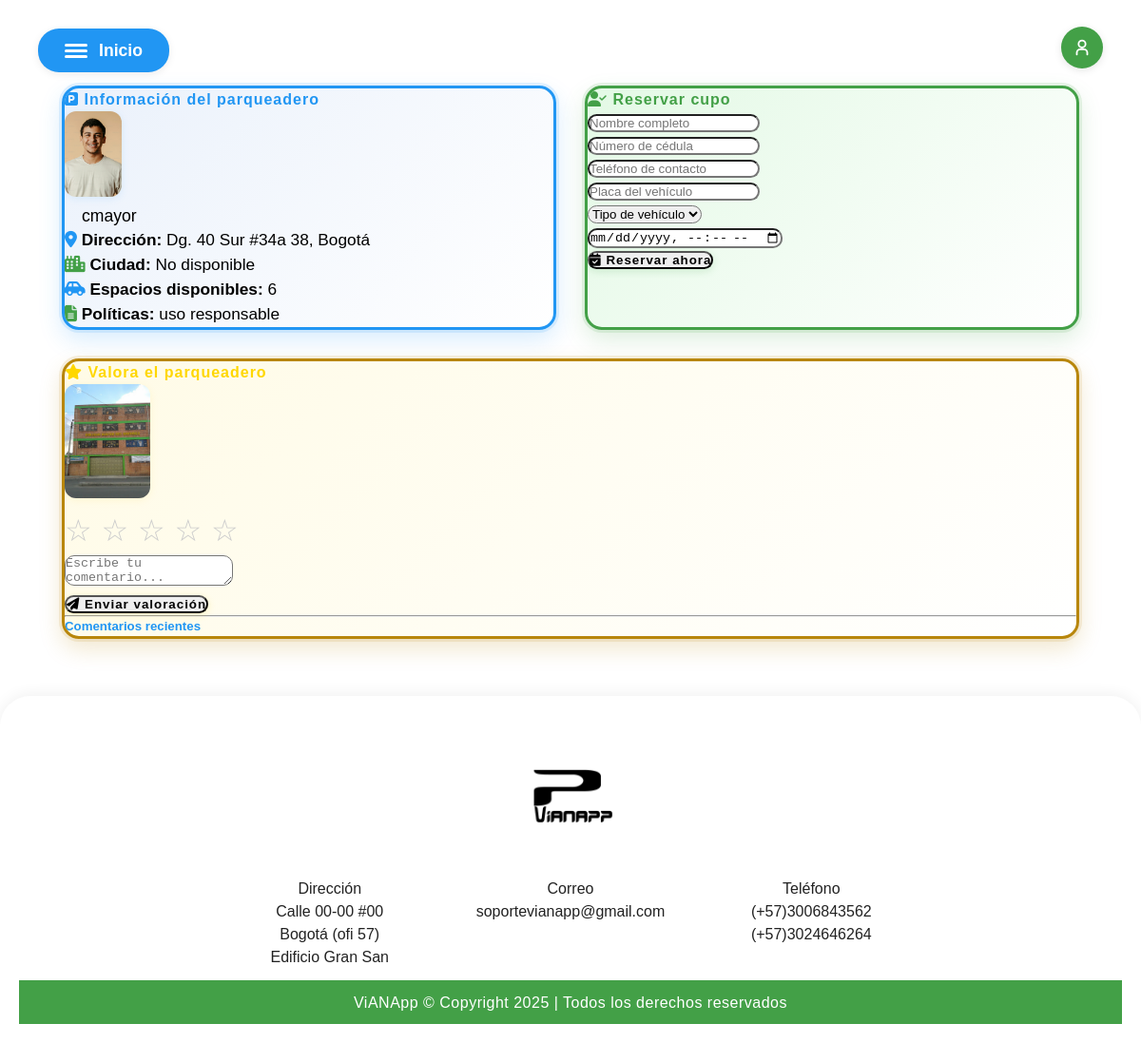
Page /reservarcliente/4/ (signed in) on the committed database.
### core/models.py (models this page shows, shortened)
class ParqueaderoPrivado(models.Model):
    nombre_dueno = models.CharField(max_length=100)
    documento_tipo = models.CharField(max_length=20)
    documento_numero = models.CharField(max_length=30)
    telefono = models.CharField(max_length=20)
    email = models.EmailField()
    direccion = models.CharField(max_length=200)
    nombre_comercial = models.CharField(max_length=100, blank=True, null=True)
    espacios = models.PositiveIntegerField()
    tipos_vehiculos = models.CharField(max_length=100)  # Coma separados
    latitud = models.DecimalField(max_digits=9, decimal_places=6, blank=True, null=True)
    longitud = models.DecimalField(max_digits=9, decimal_places=6, blank=True, null=True)
    politicas = models.TextField(blank=True, null=True)
    foto_dueno = models.ImageField(upload_to='duenos_fotos/')
    foto_parqueadero = models.ImageField(upload_to='parqueaderos_fotos/')

### core/views.py (the view)
# urls.py: path('reservarcliente/<int:pk>/', views.reservarcliente_view, name='reservarcliente'),
@login_required
def reservarcliente_view(request, pk):
    if not hasattr(request.user, 'profile') or request.user.profile.rol != 'cliente':
        messages.error(request, 'Inicia sesión como cliente para reservar un cupo.')
        return redirect('landing_page')
    parqueadero = get_object_or_404(ParqueaderoPrivado, pk=pk)
    return render(request, 'core/reservarcliente.html', {'parqueadero': parqueadero})

### core/templates/core/reservarcliente.html (shortened to what this page needs)
{% extends 'core/base.html' %}
{% block content %}
<div class="layout-container">
    <div class="info-card card shadow-sm">
        <div class="card-body">
            <h4 class="card-title mb-3" style="color:#2196f3;font-weight:800;letter-spacing:1px;">
                <i class="fas fa-parking"></i> Información del parqueadero
            </h4>
            <div class="d-flex align-items-center mb-3">
                <img src="{{ parqueadero.foto_dueno.url }}" alt="Foto dueño"
                     class="img-fluid rounded"
                     style="max-height:90px;object-fit:cover;border-radius:12px;box-shadow:0 2px 8px rgba(33,150,243,0.10);margin-right:18px;">
                <div>
                    <span class="badge bg-success mb-2" style="font-size:1.1rem;padding:8px 18px;border-radius:12px;">
                        {{ parqueadero.nombre_comercial }}
                    </span>
                </div>
            </div>
            <ul class="list-group list-group-flush mb-3" style="background:transparent;">
                <li class="list-group-item" style="background:transparent;border:none;padding-left:0;font-size:1.08rem;">
                    <i class="fas fa-map-marker-alt" style="color:#2196f3;"></i>
                    <strong>Dirección:</strong> {{ parqueadero.direccion }}
                </li>
                <li class="list-group-item" style="background:transparent;border:none;padding-left:0;font-size:1.08rem;">
                    <i class="fas fa-city" style="color:#43a047;"></i>
                    <strong>Ciudad:</strong> {{ parqueadero.ciudad|default:"No disponible" }}
                </li>
                <li class="list-group-item" style="background:transparent;border:none;padding-left:0;font-size:1.08rem;">
                    <i class="fas fa-car-side" style="color:#2196f3;"></i>
                    <strong>Espacios disponibles:</strong> {{ parqueadero.espacios }}
                </li>
                <li class="list-group-item" style="background:transparent;border:none;padding-left:0;font-size:1.08rem;">
                    <i class="fas fa-file-alt" style="color:#43a047;"></i>
                    <strong>Políticas:</strong> {{ parqueadero.politicas|default:"No disponible" }}
                </li>
            </ul>
        </div>
    </div>
    <div class="card shadow-sm reserva-card">
        <div class="card-body">
            <h4 class="card-title mb-3" style="color:#43a047;font-weight:800;letter-spacing:1px;">
                <i class="fas fa-user-check"></i> Reservar cupo
            </h4>
            <form id="reservaForm" autocomplete="off">
                <div class="mb-2">
                    <input type="text" class="form-control" name="nombre" placeholder="Nombre completo" required style="border-radius:10px;">
                </div>
                <div class="mb-2">
                    <input type="text" class="form-control" name="cedula" placeholder="Número de cédula" required style="border-radius:10px;">
                </div>
                <div class="mb-2">
                    <input type="tel" class="form-control" name="telefono" placeholder="Teléfono de contacto" required style="border-radius:10px;">
                </div>
                <div class="mb-2">
                    <input type="text" class="form-control" name="placa" placeholder="Placa del vehículo" required style="border-radius:10px;">
                </div>
                <div class="mb-2">
                    <select class="form-control" name="tipo_vehiculo" required style="border-radius:10px;">
                        <option value="">Tipo de vehículo</option>
                    </select>
                </div>
                <div class="mb-2">
                    <input type="datetime-local" class="form-control" name="fecha_hora" required style="border-radius:10px;">
                </div>
                <button type="submit" class="btn btn-success btn-sm w-100"
                        style="font-weight:700;letter-spacing:1px;border-radius:10px;box-shadow:0 2px 8px #43a04733;">
                    <i class="fas fa-calendar-check"></i> Reservar ahora
                </button>
            </form>
        </div>
    </div>
    <div class="card shadow-sm valoracion-card">
        <div class="card-body text-center">
            <h4 class="card-title mb-3" style="color:#FFD700;font-weight:800;letter-spacing:1px;">
                <i class="fas fa-star"></i> Valora el parqueadero
            </h4>
            <img src="{{ parqueadero.foto_parqueadero.url }}" alt="Foto parqueadero"
                 class="img-fluid rounded mb-3"
                 style="max-height:120px;object-fit:cover;border-radius:12px;box-shadow:0 2px 8px rgba(255,193,7,0.10);">
            <div id="rating" class="mb-3" style="font-size:2.2rem;">
                {% for i in "12345" %}
                <span class="star" data-value="{{ forloop.counter }}"
                      style="cursor:pointer;transition:color 0.2s;">&#9734;</span>
                {% endfor %}
            </div>
            <form id="commentForm" autocomplete="off">
                <div class="mb-2">
                    <textarea id="commentText" class="form-control" rows="2" placeholder="Escribe tu comentario..." style="border-radius:10px;"></textarea>
                </div>
                <button type="submit" class="btn btn-warning btn-sm w-100"
                        style="font-weight:700;letter-spacing:1px;border-radius:10px;box-shadow:0 2px 8px #FFD70033;">
                    <i class="fas fa-paper-plane"></i> Enviar valoración
                </button>
            </form>
            <hr>
            <h5 class="mt-3" style="color:#2196f3;font-weight:700;">Comentarios recientes</h5>
        </div>
    </div>
</div>
<link rel="stylesheet" href="https://cdnjs.cloudflare.com/ajax/libs/font-awesome/6.4.0/css/all.min.css" />
{% endblock %}

### core/static/core/style.css (style rules this page uses)
* { margin: 0; padding: 0; box-sizing: border-box; }
body { font-family: Arial, sans-serif; line-height: 1.5; }

### core/templates/core/reservarcliente.html (style rules this page uses)
.layout-container { display: grid; grid-template-columns: 1fr 1fr; grid-template-areas: "info reserva" "valoracion valoracion"; gap: 30px; max-width: 1100px; margin: 90px auto 40px; padding: 0 15px; }
.info-card { grid-area: info; border-radius: 18px; background: linear-gradient(135deg,#eaf1fb,#fff); border: 3px solid #2196f3; }
.reserva-card { grid-area: reserva; border-radius: 18px; background: linear-gradient(135deg,#e3f9e5,#fff); border: 3px solid #43a047; }
.valoracion-card { grid-area: valoracion; border-radius: 18px; background: linear-gradient(135deg,#fffbe6,#fff); border: 3px solid #b8860b; }
.info-card { border: 3px solid #2196f3; box-shadow: 0 0 0 3px rgba(33,150,243,0.12), 0 10px 24px rgba(33,150,243,0.18); transition: box-shadow .2s ease, transform .2s ease; }
.reserva-card { border: 3px solid #43a047; box-shadow: 0 0 0 3px rgba(67,160,71,0.12), 0 10px 24px rgba(67,160,71,0.18); transition: box-shadow .2s ease, transform .2s ease; }
.valoracion-card { border: 3px solid #b8860b; box-shadow: 0 0 0 3px rgba(184,134,11,0.12), 0 10px 24px rgba(184,134,11,0.20); transition: box-shadow .2s ease, transform .2s ease; }
.info-card, .reserva-card, .valoracion-card { border-radius: 18px; overflow: hidden; }
.star { font-size: 2rem; color: #ccc; }

### rows in the picture
ParqueaderoPrivado: foto_dueno (picture), nombre_comercial "cmayor", direccion "Dg. 40 Sur #34a 38, Bogotá", espacios "6", politicas "uso responsable", foto_parqueadero (picture)

### other values in the picture
{{ parqueadero.ciudad|default:"No disponible" }} "No disponible"
